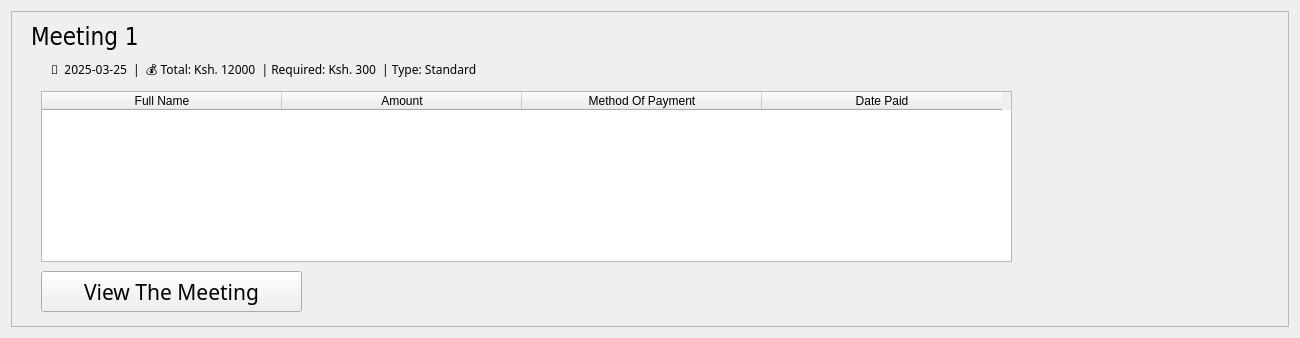
<?xml version="1.0" encoding="UTF-8"?>
<ui version="4.0">
 <class>Form</class>
 <widget class="QWidget" name="Form">
  <property name="geometry">
   <rect>
    <x>0</x>
    <y>0</y>
    <width>1300</width>
    <height>338</height>
   </rect>
  </property>
  <property name="sizePolicy">
   <sizepolicy hsizetype="Expanding" vsizetype="Preferred">
    <horstretch>0</horstretch>
    <verstretch>0</verstretch>
   </sizepolicy>
  </property>
  <property name="minimumSize">
   <size>
    <width>0</width>
    <height>338</height>
   </size>
  </property>
  <property name="maximumSize">
   <size>
    <width>16777215</width>
    <height>338</height>
   </size>
  </property>
  <property name="windowTitle">
   <string>Form</string>
  </property>
  <layout class="QVBoxLayout" name="verticalLayout">
   <item>
    <widget class="QFrame" name="frame">
     <property name="frameShape">
      <enum>QFrame::StyledPanel</enum>
     </property>
     <property name="frameShadow">
      <enum>QFrame::Raised</enum>
     </property>
     <widget class="QLabel" name="meeting_id_label">
      <property name="geometry">
       <rect>
        <x>20</x>
        <y>10</y>
        <width>121</width>
        <height>31</height>
       </rect>
      </property>
      <property name="font">
       <font>
        <family>DejaVu Sans Condensed</family>
        <pointsize>18</pointsize>
       </font>
      </property>
      <property name="text">
       <string>Meeting 1</string>
      </property>
     </widget>
     <widget class="QLabel" name="summary_label">
      <property name="geometry">
       <rect>
        <x>40</x>
        <y>50</y>
        <width>811</width>
        <height>21</height>
       </rect>
      </property>
      <property name="font">
       <font>
        <family>Fira Code</family>
       </font>
      </property>
      <property name="text">
       <string>📅  2025-03-25  |  💰 Total: Ksh. 12000  | Required: Ksh. 300  | Type: Standard</string>
      </property>
     </widget>
     <widget class="QTableWidget" name="contrib_table">
      <property name="geometry">
       <rect>
        <x>30</x>
        <y>80</y>
        <width>971</width>
        <height>171</height>
       </rect>
      </property>
      <attribute name="horizontalHeaderDefaultSectionSize">
       <number>240</number>
      </attribute>
      <column>
       <property name="text">
        <string>Full Name</string>
       </property>
      </column>
      <column>
       <property name="text">
        <string>Amount</string>
       </property>
      </column>
      <column>
       <property name="text">
        <string>Method Of Payment</string>
       </property>
      </column>
      <column>
       <property name="text">
        <string>Date Paid</string>
       </property>
      </column>
     </widget>
     <widget class="QPushButton" name="view_btn">
      <property name="geometry">
       <rect>
        <x>30</x>
        <y>260</y>
        <width>261</width>
        <height>41</height>
       </rect>
      </property>
      <property name="font">
       <font>
        <family>Courier 10 Pitch</family>
        <pointsize>16</pointsize>
       </font>
      </property>
      <property name="text">
       <string>View The Meeting</string>
      </property>
     </widget>
    </widget>
   </item>
  </layout>
 </widget>
 <resources/>
 <connections/>
</ui>
